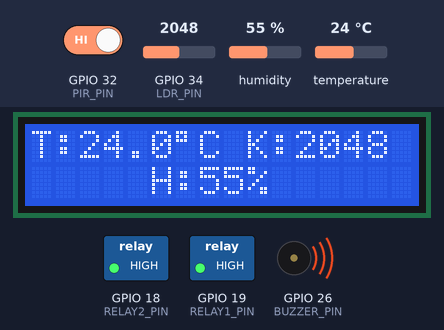
The sketch below on a simulated ESP32. On the bench: 16×2 character LCD, switched loads named in the sketch (green lamp = pin HIGH), buzzer (waves = sounding). The inputs (shaded band) are chosen by the test bench; at power-on: GPIO 32 (PIR_PIN) HIGH, humidity 55 %, GPIO 34 (LDR_PIN) = 2048, temperature 24 °C. What the sketch prints to the serial monitor is not drawn.

Above: at 5.3 s.
5.4 s: GPIO 32 (PIR_PIN) driven LOW
At 6.05 s:
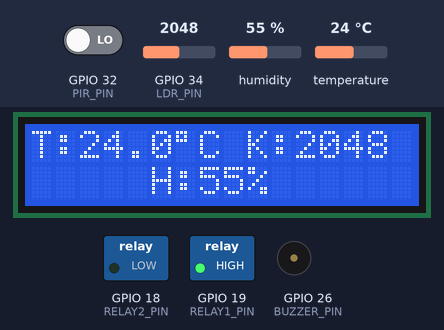
7.9 s: humidity set to 22 %
At 8.41 s:
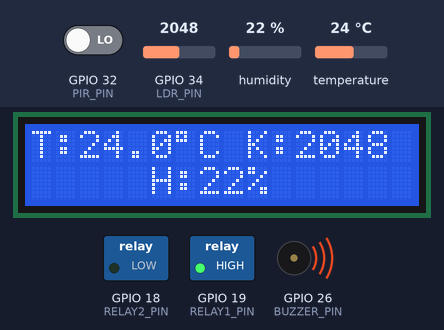
12.6 s: humidity set to 68 %
At 15.83 s:
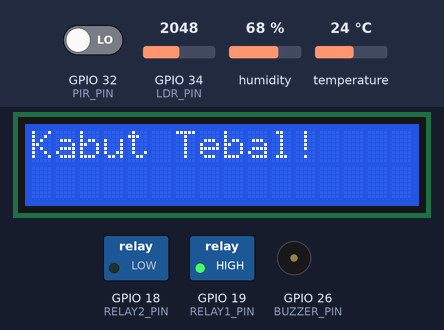
17.6 s: GPIO 34 (LDR_PIN) set to 1066
At 21.28 s:
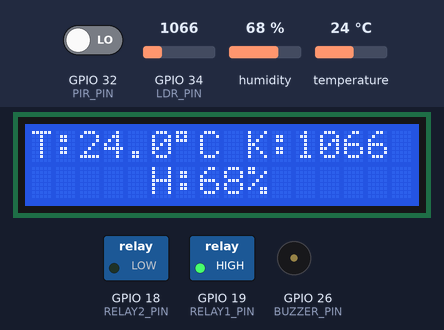
24.0 s: GPIO 34 (LDR_PIN) set to 936
At 24.43 s:
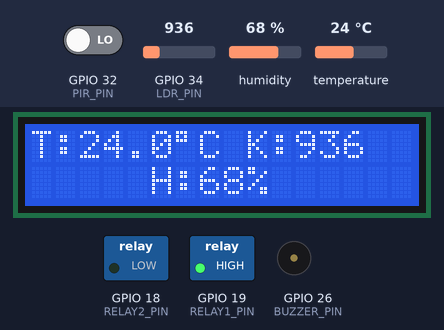
25.5 s: GPIO 32 (PIR_PIN) driven HIGH
At 27.38 s:
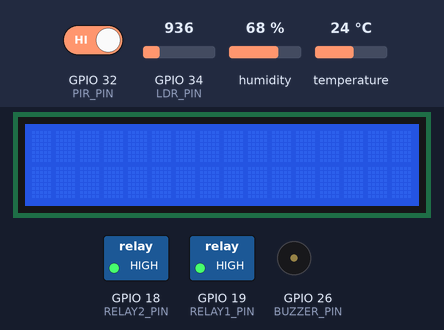
Timing chart, 0 to 31.6 s (numbered marks = the images above; inputs shaded):
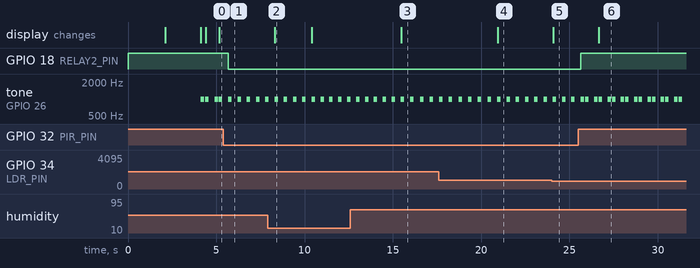

Measured:
- after the input at 5.4 s, GPIO 18 (RELAY2_PIN): HIGH → LOW after 0.27 s
- after the input at 7.9 s, the display: changes after 0.42 s (image 2)
- after the input at 12.6 s, the display: changes after 2.9 s (image 3)
- after the input at 17.6 s, the display: changes after 3.3 s (image 4)
- after the input at 24.0 s, the display: changes after 0.08 s (image 5)
- after the input at 25.5 s, GPIO 18 (RELAY2_PIN): LOW → HIGH after 0.13 s
- by itself, tone on GPIO 26 (BUZZER_PIN): alternates 1000 Hz for 0.20 s and silent for 0.35 s

The sketch:

CodingFIX.ino
```cpp
#include <DHT.h>
#include <Wire.h>
#include <LiquidCrystal_I2C.h>

// Pin dan tipe sensor
#define DHTPIN 23
#define DHTTYPE DHT22
DHT dht(DHTPIN, DHTTYPE);

#define PIR_PIN 32
#define LDR_PIN 34
#define RELAY1_PIN 19
#define RELAY2_PIN 18
#define BUZZER_PIN 26

LiquidCrystal_I2C lcd(0x27, 16, 2);

int lastDisplayState = -1;  // Menyimpan tampilan sebelumnya
unsigned long lastMessageSwitch = 0;
int displayState = 0;  // 0: lingkungan, 1: pesan, 2: jumlah kendaraan

// Fungsi keanggotaan fuzzy trapezoidal
float fuzzyTrapezoidal(float x, float a, float b, float c, float d) {
  if (x <= a || x >= d) return 0.0;
  else if (x >= b && x <= c) return 1.0;
  else if (x > a && x < b) return (x - a) / (b - a);
  else return (d - x) / (d - c);
}

// Keanggotaan kelembaban
float dryMembership(float h)     { return fuzzyTrapezoidal(h, 0, 0, 30, 45); }
float normalMembership(float h)  { return fuzzyTrapezoidal(h, 40, 45, 55, 60); }
float foggyMembership(float h)   { return fuzzyTrapezoidal(h, 55, 70, 100, 100); }

// Keanggotaan cahaya
float darkMembership(float l)    { return fuzzyTrapezoidal(l, 0, 0, 100, 300); }
float dimMembership(float l)     { return fuzzyTrapezoidal(l, 400, 600, 800, 1000); }
float brightMembership(float l)  { return fuzzyTrapezoidal(l, 800, 1100, 1300, 1500); }

void setup() {
  Serial.begin(115200);
  dht.begin();

  pinMode(PIR_PIN, INPUT);
  pinMode(LDR_PIN, INPUT);
  pinMode(RELAY1_PIN, OUTPUT);
  pinMode(RELAY2_PIN, OUTPUT);
  pinMode(BUZZER_PIN, OUTPUT);

  digitalWrite(RELAY1_PIN, HIGH); // Mati (karena aktif LOW)
  digitalWrite(RELAY2_PIN, HIGH);
  digitalWrite(BUZZER_PIN, LOW);

    lcd.init();        // Inisialisasi LCD
  lcd.backlight();   // Nyalakan lampu latar LCD

  lcd.setCursor(3, 0);
  lcd.print("Penerangan");
  lcd.setCursor(1, 1);
  lcd.print("Jalan Otomatis");
  delay(2000);
  lcd.clear();

  lcd.setCursor(4, 0);
  lcd.print("Memulai");
  lcd.setCursor(3, 1);
  lcd.print("Sistem...");
  delay(2000);
  lcd.clear();
}

void loop() {
  // Baca nilai sensor
  int ldrValue = analogRead(LDR_PIN);
  if (isnan(ldrValue)) ldrValue = 600;

  float humidityValue = dht.readHumidity();
  if (isnan(humidityValue)) humidityValue = 50.0;

  float temperatureValue = dht.readTemperature();
  if (isnan(temperatureValue)) temperatureValue = 0.0;

  bool pirDetected = digitalRead(PIR_PIN);

  // Hitung nilai fuzzy
  float dark = darkMembership(ldrValue);
  float dim = dimMembership(ldrValue);
  float bright = brightMembership(ldrValue);

  float dry = dryMembership(humidityValue);
  float normal = normalMembership(humidityValue);
  float foggy = foggyMembership(humidityValue);

  // Aturan fuzzy
  bool relay1On = (foggy > 0.1) || (dark < 0.3); // Relay1 ON jika kabut atau gelap
  digitalWrite(RELAY1_PIN, relay1On ? HIGH : LOW); // Aktif LOW

  bool relay2On = relay1On && pirDetected;
  digitalWrite(RELAY2_PIN, relay2On ? HIGH : LOW);

  // Buzzer sesuai relay
  if (relay2On) {
    tone(BUZZER_PIN, 1000, 200); // bunyi 200ms
    delay(250);
    tone(BUZZER_PIN, 1000, 200); // bunyi lagi
  } else if (relay1On) {
    tone(BUZZER_PIN, 1000, 200); // bunyi sekali
  } else {
    noTone(BUZZER_PIN);
  }

  if (millis() - lastMessageSwitch >= 5000) {
  displayState = (displayState + 1) % 3;  // 0 → 1 → 2 → 0
  lastMessageSwitch = millis();
}
  String blynkMessage = (foggy > 0.7) ? "Kabut Tebal!" : "HATI-HATI DI JALAN";


// Hanya clear dan update jika state berubah
if (displayState != lastDisplayState) {
  lcd.clear();

  if (displayState == 0) {
  lcd.setCursor(0, 0);
  lcd.print("                "); // clear
  lcd.setCursor(0, 0);
  lcd.print(blynkMessage.substring(0, 16)); // Baris pertama

  lcd.setCursor(0, 1);
  if (blynkMessage.length() > 16) {
    lcd.print(blynkMessage.substring(16, 32)); // Baris kedua jika ada
  } else {
    lcd.print("                "); // Kosongkan
  }
}
  else if (displayState == 1) {

    lcd.setCursor(0, 0);
    lcd.print("T:");
    lcd.print(temperatureValue, 1);
    lcd.print((char)223);
    lcd.print("C K:");
    lcd.print(ldrValue);

    lcd.setCursor(5, 1);
    lcd.print("H:");
    lcd.print((int)humidityValue);
    lcd.print("%");
  }

Serial.print("Relay1: ");
Serial.print(relay1On);
Serial.print(" | PIR: ");
Serial.print(pirDetected);
Serial.print(" | Relay2: ");
Serial.println(relay2On);
Serial.print(" | Dark: ");
Serial.println(dark);
delay(500);
}
}
```
